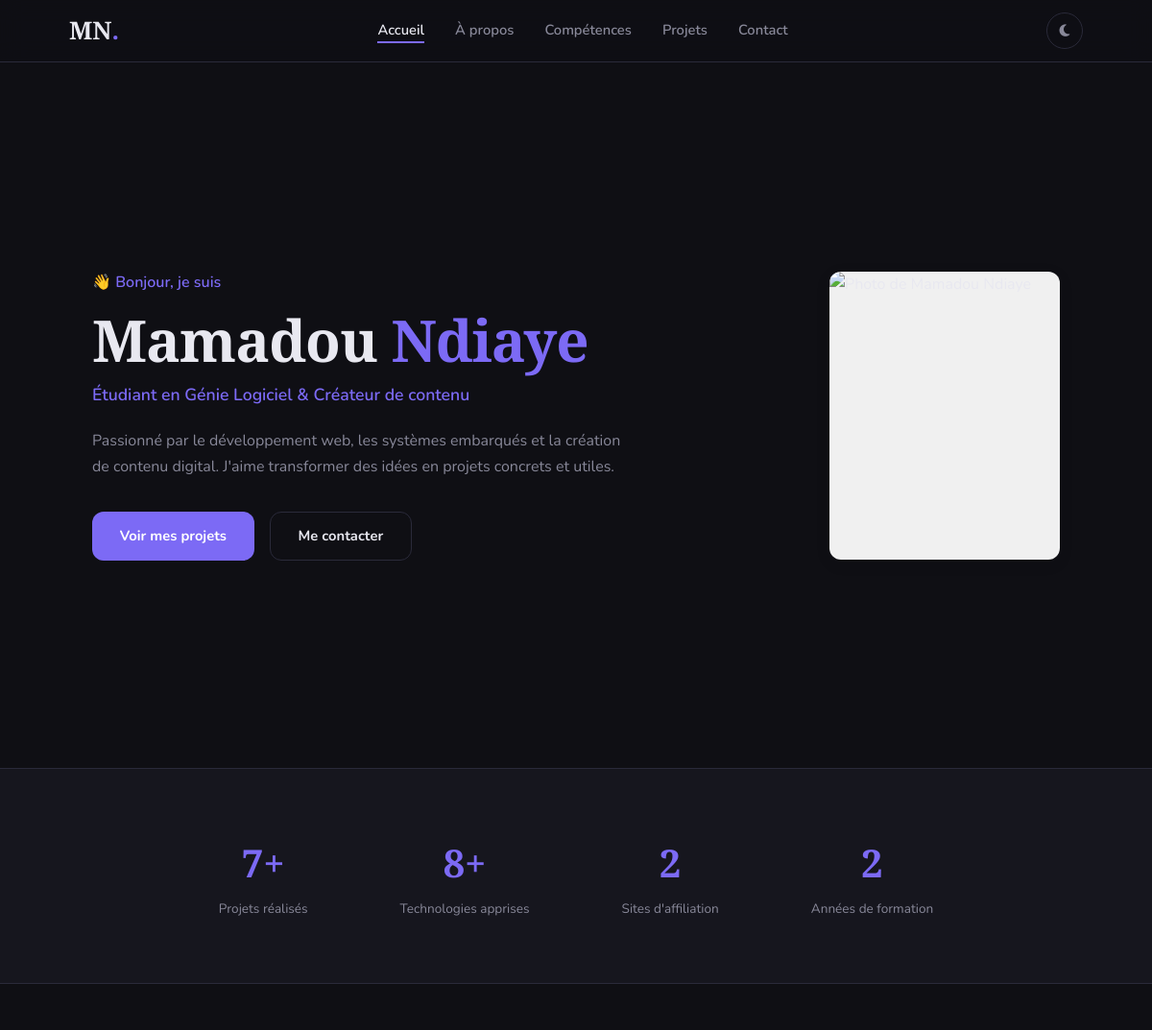
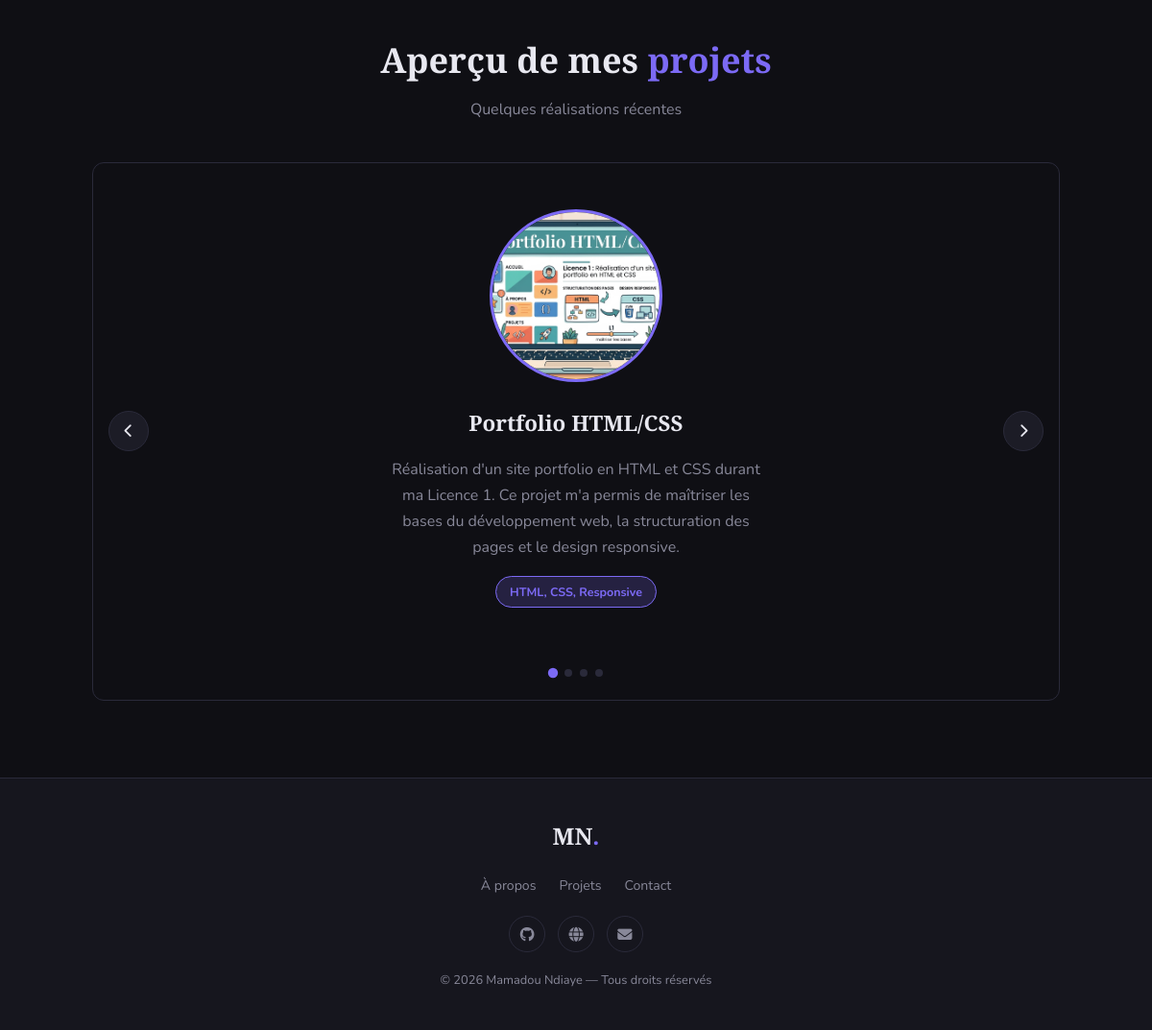
The page / on the database its author committed (2 pictures, top to bottom).
### tables this page shows
CREATE TABLE IF NOT EXISTS projets (
    id             INT           NOT NULL AUTO_INCREMENT,
    titre          VARCHAR(150)  NOT NULL,
    description    TEXT          NOT NULL,
    technologies   VARCHAR(255)  NOT NULL,
    image          VARCHAR(255)  NULL DEFAULT NULL,
    lien           VARCHAR(255)  NULL DEFAULT NULL,
    date_creation  DATETIME      NOT NULL DEFAULT CURRENT_TIMESTAMP,
    PRIMARY KEY (id)
);

### fonctions.php (called while the page is built, shortened)
<?php
function nettoyer(string $valeur): string {
    return htmlspecialchars(trim($valeur), ENT_QUOTES, 'UTF-8');
}
function get_projets_bdd(PDO $pdo): array {
    $req = $pdo->query('SELECT * FROM projets ORDER BY date_creation DESC');
    return $req->fetchAll();
}

### index.php (the view, shortened to what this page needs)
<?php
require_once 'fonctions.php';
require_once 'config/connexion.php';
$tous_les_projets = get_projets_bdd($pdo);
$nb_projets       = count($tous_les_projets);
?>
<!DOCTYPE html>
<html lang="fr">
<head>
    <link rel="stylesheet" href="css/style.css">
    <link rel="stylesheet" href="https://cdnjs.cloudflare.com/ajax/libs/font-awesome/6.5.0/css/all.min.css">
</head>
<body>
    <?php require 'composants/navigation.php'; ?>
    <section class="hero">
        <div class="hero-texte">
            <p class="hero-salut">👋 Bonjour, je suis</p>
            <h1 class="hero-nom">Mamadou <span class="couleur-accent">Ndiaye</span></h1>
            <h2 class="hero-titre">Étudiant en Génie Logiciel & Créateur de contenu</h2>
            <p class="hero-description">
                Passionné par le développement web, les systèmes embarqués et la création
                de contenu digital. J'aime transformer des idées en projets concrets et utiles.
            </p>
            <div class="hero-boutons">
                <a href="projets.php" class="btn-principal">Voir mes projets</a>
                <a href="contact.php" class="btn-secondaire">Me contacter</a>
            </div>
        </div>
        <div class="hero-image">
            <div class="photo-placeholder">
                <img src="images/Ma photo principale.png" alt="Photo de Mamadou Ndiaye">
            </div>
        </div>
    </section>
    <section class="section-stats">
        <div class="stat-item">
            <span class="stat-nombre"><?= $nb_projets ?>+</span>
            <span class="stat-label">Projets réalisés</span>
        </div>
        <div class="stat-item">
            <span class="stat-nombre">8+</span>
            <span class="stat-label">Technologies apprises</span>
        </div>
        <div class="stat-item">
            <span class="stat-nombre">2</span>
            <span class="stat-label">Sites d'affiliation</span>
        </div>
        <div class="stat-item">
            <span class="stat-nombre">2</span>
            <span class="stat-label">Années de formation</span>
        </div>
    </section>
    <section class="section-carrousel">
        <h2 class="titre-section">Aperçu de mes <span class="couleur-accent">projets</span></h2>
        <p class="sous-titre">Quelques réalisations récentes</p>
        <div class="carrousel-conteneur">
            <div class="carrousel-piste" id="carrouselPiste">
                <?php
                $projets_carrousel = array_slice($tous_les_projets, 0, 4);
                foreach ($projets_carrousel as $projet) :
                    $tech_badge = $projet['technologies'];
                ?>
                <div class="carrousel-slide">
                    <div class="slide-image">
                        <?php if (!empty($projet['image'])) : ?>
                            <img src="<?= nettoyer($projet['image']) ?>"
                                 alt="<?= nettoyer($projet['titre']) ?>"
                                 class="slide-img">
                        <?php endif; ?>
                    </div>
                    <h3><?= nettoyer($projet['titre']) ?></h3>
                    <p><?= nettoyer($projet['description']) ?></p>
                    <span class="slide-tag"><?= nettoyer($tech_badge) ?></span>
                </div>
                <?php endforeach; ?>
            </div>
            <button class="carrousel-btn precedent" id="btnPrecedent">
                <i class="fas fa-chevron-left"></i>
            </button>
            <button class="carrousel-btn suivant" id="btnSuivant">
                <i class="fas fa-chevron-right"></i>
            </button>
            <div class="carrousel-points" id="carrouselPoints"></div>
        </div>
    </section>
    <?php require 'composants/pied-de-page.php'; ?>
</body>
</html>

### composants/navigation.php (shortened to what this page needs)
<?php
$page_courante = basename($_SERVER['PHP_SELF']);
function lien_actif(string $fichier): string {
    global $page_courante;
    return ($page_courante === $fichier) ? 'actif' : '';
}
?>
<nav class="navbar">
    <div class="nav-logo">
        <a href="index.php">MN<span>.</span></a>
    </div>
    <ul class="nav-menu">
        <li>
            <a href="index.php"
               class="nav-lien <?= lien_actif('index.php') ?>">
               Accueil
            </a>
        </li>
        <li>
            <a href="apropos.php"
               class="nav-lien <?= lien_actif('apropos.php') ?>">
               À propos
            </a>
        </li>
        <li>
            <a href="competences.php"
               class="nav-lien <?= lien_actif('competences.php') ?>">
               Compétences
            </a>
        </li>
        <li>
            <a href="projets.php"
               class="nav-lien <?= lien_actif('projets.php') ?>">
               Projets
            </a>
        </li>
        <li>
            <a href="contact.php"
               class="nav-lien <?= lien_actif('contact.php') ?>">
               Contact
            </a>
        </li>
    </ul>
    <button class="btn-theme" id="btnTheme" title="Changer le thème">
    </button>
</nav>

### composants/pied-de-page.php (shortened to what this page needs)
<?php
$email_contact  = 'ndiayem9999@gmail.com';
$email_encode   = urlencode($email_contact);
$sujet_encode   = urlencode('Contact via le portfolio de Mamadou Ndiaye');
$lien_gmail = 'https://mail.google.com/mail/?view=cm&to=' . $email_encode . '&su=' . $sujet_encode;
?>
<footer class="footer">
    <div class="footer-contenu">
        <div class="footer-logo">
            <a href="index.php">MN<span>.</span></a>
        </div>
        <div class="footer-liens">
            <a href="apropos.php">À propos</a>
            <a href="projets.php">Projets</a>
            <a href="contact.php">Contact</a>
        </div>
        <div class="footer-reseaux">
            <a href="https://github.com/mamadou010"
               target="_blank"
               rel="noopener noreferrer"
               title="Mon profil GitHub">
                <i class="fab fa-github"></i>
            </a>
            <a href="https://meilleur-mixeur.com"
               target="_blank"
               rel="noopener noreferrer"
               title="Site d'affiliation">
                <i class="fas fa-globe"></i>
            </a>
            <a href="<?= $lien_gmail ?>"
               target="_blank"
               rel="noopener noreferrer"
               title="Envoyer un e-mail"
               id="lien-email-footer"
               data-email="<?= htmlspecialchars($email_contact) ?>"
               data-sujet="<?= htmlspecialchars($sujet_encode) ?>">
                <i class="fas fa-envelope"></i>
            </a>
        </div>
        <p class="footer-copy">
            &copy; <?= date('Y') ?> Mamadou Ndiaye &mdash; Tous droits réservés
        </p>
    </div>
</footer>

### rows shown on the page
projets: image+titre (picture), titre "Portfolio HTML/CSS", description "Réalisation d'un site portfolio en HTML et CSS durant ma Licence 1. Ce projet m'a permis de maîtriser les bases du développement web, la structuration des pages et le design responsive.", technologies "HTML, CSS, Responsive"

### other values the page prints
$nb_projets "7"
